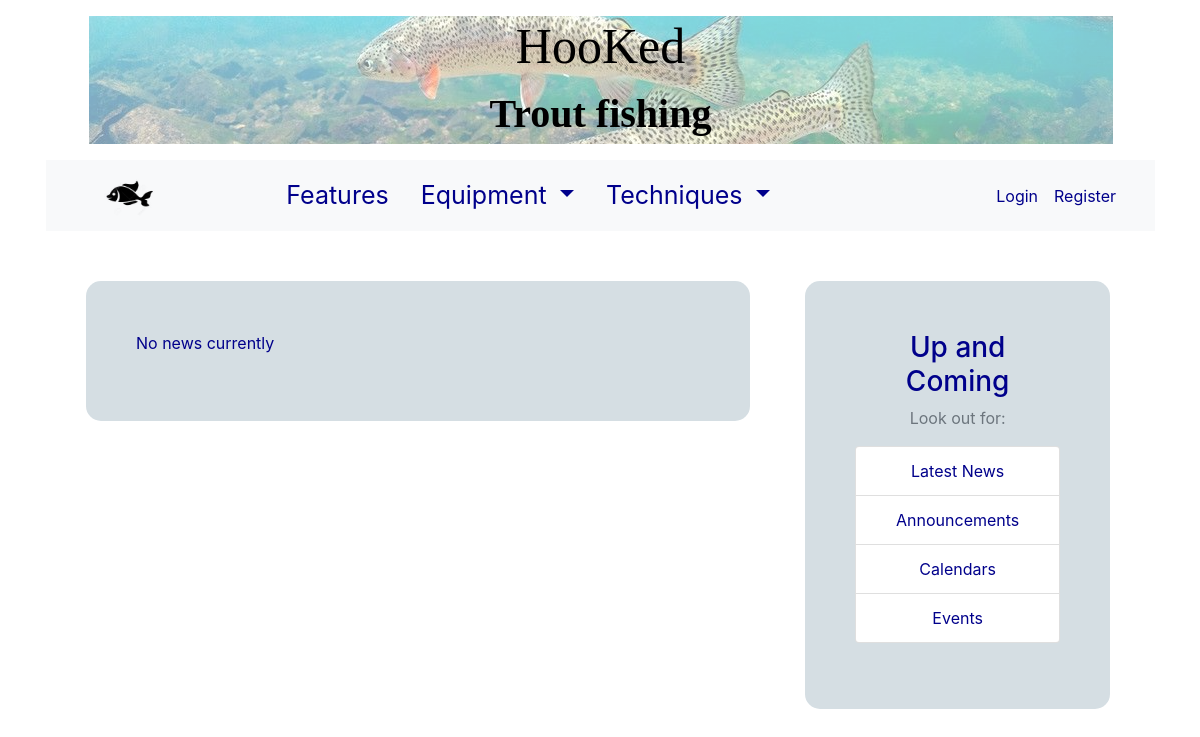
The page /news/ on the database as committed earlier.
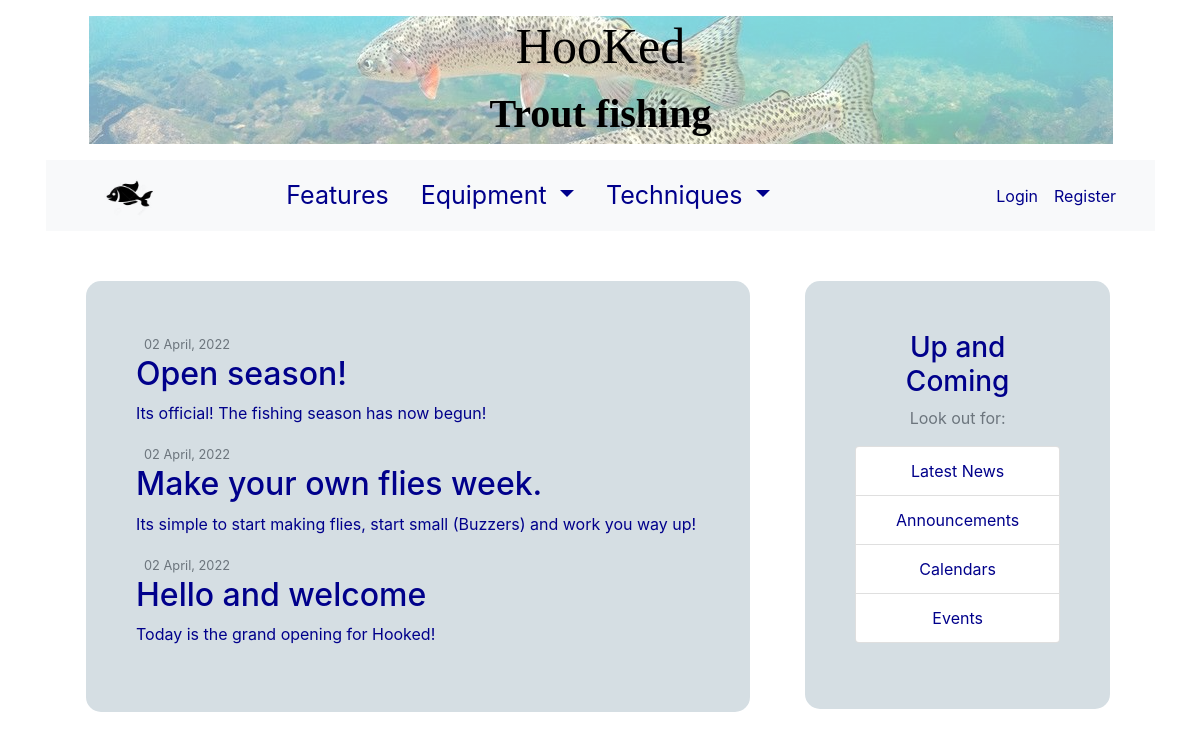
The same page on the database as committed later.
### main_body/models.py (models this page shows, shortened)
class News(models.Model):
    title = models.CharField(max_length=100)
    content = models.TextField()
    date_posted = models.DateTimeField(auto_now_add=True)
    author = models.ForeignKey(User, on_delete=models.CASCADE)

### main_body/views.py (the view)
# urls.py: path('news/', views.News.as_view(), name='mb-news'),
class News(View): # class based view seems to be working
    def get(self, request):
        return render(request, "main_body/news.html", {'title': 'News', 'news': Mb_News.objects.all()})

### main_body/templates/main_body/news.html (shortened to what this page needs)
{% extends "main_body/sidebar_content.html" %}
    {% block content %}
    {% if news %}
            {% for post in news %}
                <article class="media content-section">
                    <div class="media-body">
                        <div class="article-metadata">
                            <small class="text-muted">{{ post.date_posted|date:"d F, Y" }}</small>
                        </div>
                        <h2><a class="article-title" href="#">{{ post.title }}</a></h2>
                        <p class="article-content">{{ post.content }}</p>
                    </div>
                </article>
            {% endfor %}
    {% else %}
        <article class="media content-section">
            <div class="media-body">
                <div class="article-metadata">
                    <p>No news currently</p>
                </div>
            </div>
        </article>
    {% endif %}
{% endblock content %}

Rows that differ between the two databases and show on the page:
added News: date_posted "02 April, 2022", title "Open season!", content "Its official! The fishing season has now begun!"
added News: date_posted "02 April, 2022", title "Make your own flies week.", content "Its simple to start making flies, start small (Buzzers) and work you way up!"
added News: date_posted "02 April, 2022", title "Hello and welcome", content "Today is the grand opening for Hooked!"
Other text that changed with them:
text no longer shown: "No news currently"
